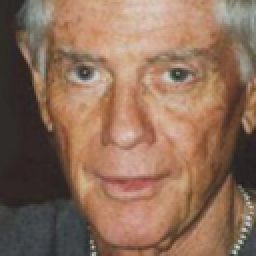
#> input picture Images/11.png_face.png, 128 x 128 px, found by its file name (shown 2 times larger)
$ python test.py
#> lines starting #> are read from the running program, lines starting #| are printed output that depends on the picture
import cv2
import numpy as np
from matplotlib import pyplot as plt
from PIL import Image


def arrayToHist(grayArray, nums):  # 将灰度数组映射为直方图字典,nums表示灰度的数量级
    if len(grayArray.shape) != 2:
        print("length error")
        return None
    w, h = grayArray.shape
    hist = {}
    for k in range(nums):
        hist[k] = 0
    for i in range(w):
        for j in range(h):
            if hist.get(grayArray[i][j]) is None:
                hist[grayArray[i][j]] = 0
            hist[grayArray[i][j]] += 1
    # normalize
    n = w * h
    for key in hist.keys():
        hist[key] = float(hist[key]) / n
    return hist


def drawHist(hist, name):  # 传入的直方图要求是个字典，每个灰度对应着概率
    keys = hist.keys()
    values = hist.values()
    x_size = len(hist) - 1  # x轴长度，也就是灰度级别
    axis_params = [0, x_size]

    # plt.figure()
    if name is not None:
        plt.title(name)
    plt.bar(tuple(keys), tuple(values))  # 绘制直方图
    # plt.show()


def histMatch(grayArray, h_d):  # 直方图匹配函数，接受原始图像和目标灰度直方图
    # 计算累计直方图
    tmp = 0.0
    h_acc = h_d.copy()
    for i in range(256):
        tmp += h_d[i]
        h_acc[i] = tmp

    h1 = arrayToHist(grayArray, 256)  # 原图的直方图
    tmp = 0.0
    h1_acc = h1.copy()
    for i in range(256):
        tmp += h1[i]
        h1_acc[i] = tmp
    # 计算映射
    M = np.zeros(256)
    for i in range(256):
        idx = 0
        minv = 1
        for j in h_acc:
            if np.fabs(h_acc[j] - h1_acc[i]) < minv:
                minv = np.fabs(h_acc[j] - h1_acc[i])
                idx = int(j)
        M[i] = idx
    des = M[grayArray]
    return des


if __name__ == '__main__':
    # imdir = "D:/AoriginallyD/Cardiff-year3/final_project/SfSNet-Pytorch/Images/11.png_face.png"
    # imdir_match = "D:/AoriginallyD/Cardiff-year3/final_project/SfSNet-Pytorch/Images/4.png_face.png"

    img = cv2.imread("D:/AoriginallyD/Cardiff-year3/final_project/SfSNet-Pytorch/Images/11.png_face.png")
#> img is the input picture: shape (128, 128, 3); mean B, G, R 89.2, 109.3, 140.8
    img_match = cv2.imread("D:/AoriginallyD/Cardiff-year3/final_project/SfSNet-Pytorch/Images/4.png_face.png")
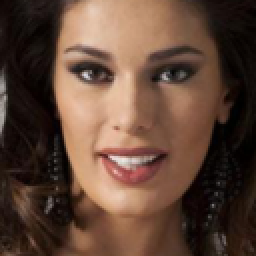
#> input picture Images/4.png_face.png, 128 x 128 px, found by its file name (shown 2 times larger)
#> img_match is the input picture: shape (128, 128, 3); mean B, G, R 55.7, 69.9, 96.3
    b, g, r = cv2.split(img)
    bm, gm, rm = cv2.split(img_match)
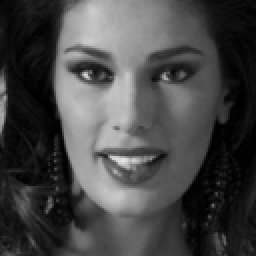
#> gm: shape (128, 128) (shown 2 times larger); min 0, max 231, mean 69.9
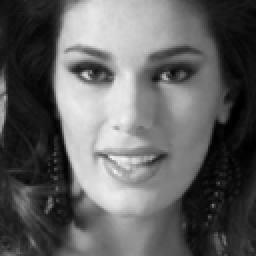
#> rm: shape (128, 128) (shown 2 times larger); min 0, max 244, mean 96.3

    # [10 lines of commented-out code are left out]
    plt.figure(dpi=100, figsize=(25, 25))

    # 原始图和直方图 ---------------------------B------------------------------
    plt.subplot(6, 3, 1)
    plt.title("original img")
    plt.imshow(b, cmap="gray")

    plt.subplot(6, 3, 4)
    hist_s = arrayToHist(b, 256)
#> hist_s = 256 items
    drawHist(hist_s, "original histogram")
#> in drawHist, `x_size = len(hist) - 1`: x_size = 255
#> in drawHist, `axis_params = [0, x_size]`: axis_params = [0, 255]

    # match图和其直方图
    plt.subplot(6, 3, 2)
    plt.title("match img")
    plt.imshow(bm, cmap="gray")

    plt.subplot(6, 3, 5)
    hist_m = arrayToHist(bm, 256)
#> hist_m = 256 items
    drawHist(hist_m, "match histogram")

    # match后的图片及其直方图
    im_d_b = histMatch(b, hist_m)  # 将目标图的直方图用于给原图做均衡，也就实现了match
#> the loop in histMatch, `for i in range(256):` made 256 passes
#> tmp on passes 1 to 3: 0.0204, 0.0381, 0.0574
#> after the loop in histMatch, `for i in range(256):`: tmp = 1
#> in histMatch, `h1 = arrayToHist(grayArray, 256)`: h1 = 256 items
#> the loop in histMatch, `for i in range(256):` made 256 passes
#> tmp on passes 1 to 3: 0, 0, 0
#> after the loop in histMatch, `for i in range(256):`: tmp = 1
#> after the loop in histMatch, `for i in range(256):`: M = 256 values from 0 to 225
    plt.subplot(7, 3, 3)
    plt.title("img after match")
    plt.imshow(im_d_b, cmap="gray")

    plt.subplot(7, 3, 6)
    hist_d = arrayToHist(im_d_b, 256)
#> hist_d = 256 items
    drawHist(hist_d, "histogram after match")

    # 原始图和直方图------------------------------G---------------------------
    plt.subplot(7, 3, 7)
    plt.title("original img")
    plt.imshow(g)

    plt.subplot(7, 3, 10)
    hist_s = arrayToHist(g, 256)
    drawHist(hist_s, "original histogram")

    # match图和其直方图
    plt.subplot(7, 3, 8)
    plt.title("match img")
    plt.imshow(gm)

    plt.subplot(7, 3, 11)
    hist_m = arrayToHist(gm, 256)
    drawHist(hist_m, "match histogram")

    # match后的图片及其直方图
    im_d_g = histMatch(g, hist_m)  # 将目标图的直方图用于给原图做均衡，也就实现了match
#> the loop in histMatch (call 2), `for i in range(256):` made 256 passes
#> tmp on passes 1 to 3: 0.00598, 0.0168, 0.0301
#> after the loop in histMatch (call 2), `for i in range(256):`: tmp = 1
#> the loop in histMatch (call 2), `for i in range(256):` made 256 passes
#> after the loop in histMatch (call 2), `for i in range(256):`: M = 256 values from 0 to 231
#> in histMatch (call 2), `des = M[grayArray]`:
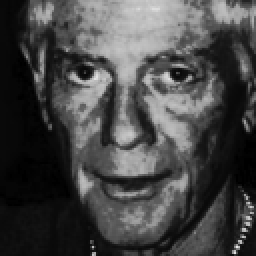
#> des: shape (128, 128) float64 (shown 2 times larger); min 0, max 231, mean 70.2
    plt.subplot(7, 3, 9)
    plt.title("img after match")
    plt.imshow(im_d_g)

    plt.subplot(7, 3, 12)
    hist_d = arrayToHist(im_d_g, 256)
    drawHist(hist_d, "histogram after match")

    # 原始图和直方图 -------------------------------------R----------------------
    plt.subplot(7, 3, 13)
    plt.title("original img")
    plt.imshow(r)

    plt.subplot(7, 3, 16)
    hist_s = arrayToHist(r, 256)
    drawHist(hist_s, "original histogram")

    # match图和其直方图
    plt.subplot(7, 3, 14)
    plt.title("match img")
    plt.imshow(rm)

    plt.subplot(7, 3, 17)
    hist_m = arrayToHist(rm, 256)
    drawHist(hist_m, "match histogram")

    # match后的图片及其直方图
    im_d_r = histMatch(r, hist_m)  # 将目标图的直方图用于给原图做均衡，也就实现了match
#> the loop in histMatch (call 3), `for i in range(256):` made 256 passes
#> tmp on passes 1 to 3: 0.00177, 0.00415, 0.00629
#> after the loop in histMatch (call 3), `for i in range(256):`: tmp = 1
#> the loop in histMatch (call 3), `for i in range(256):` made 256 passes
#> after the loop in histMatch (call 3), `for i in range(256):`: M = 256 values from 0 to 244
#> in histMatch (call 3), `des = M[grayArray]`:
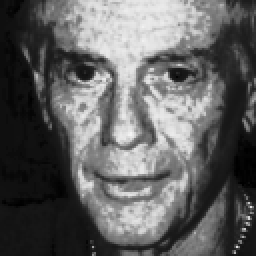
#> des: shape (128, 128) float64 (shown 2 times larger); min 0, max 244, mean 96.8
    plt.subplot(7, 3, 15)
    plt.title("img after match")
    plt.imshow(im_d_r)

    plt.subplot(7, 3, 18)
    hist_d = arrayToHist(im_d_r, 256)
    drawHist(hist_d, "histogram after match")

    # -----------------------------------------------------
    plt.subplot(7, 3, 19)
    plt.imshow(img)

    im_d_b = im_d_b.astype(np.uint8)
    im_d_g = im_d_g.astype(np.uint8)
    im_d_r = im_d_g.astype(np.uint8)

    plt.subplot(7, 3, 20)
    img_after_match = cv2.merge([b, g, im_d_r])
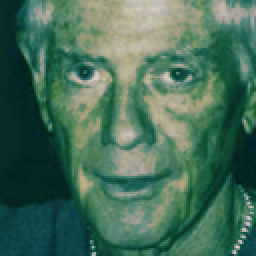
#> img_after_match: shape (128, 128, 3) (shown 2 times larger); mean of channels 0, 1, 2 89.2, 109.3, 70.2; drawn as B, G, R
    plt.imshow(img_after_match)

    plt.show()
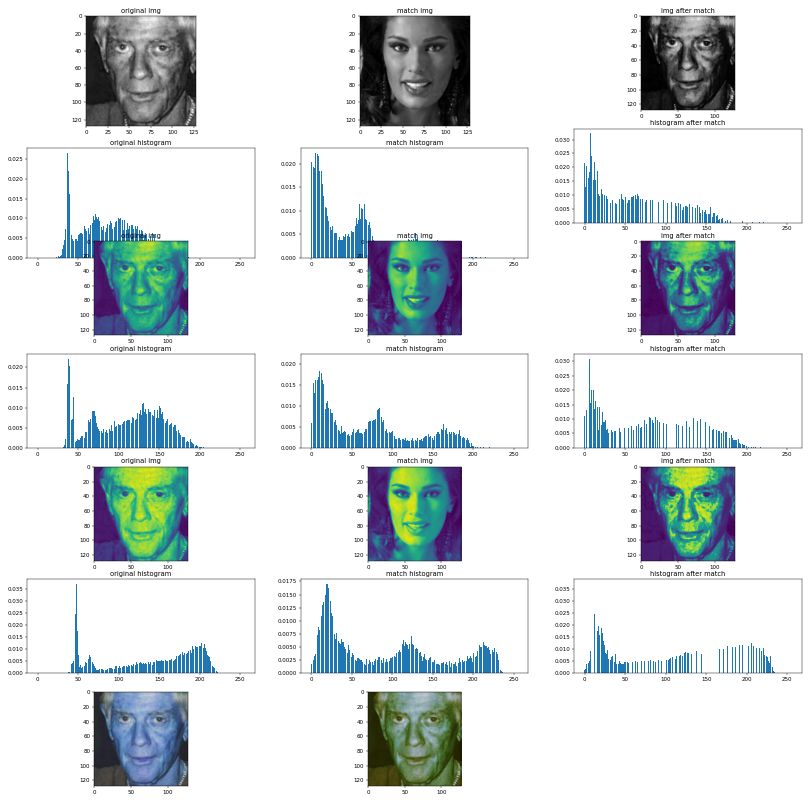
#> figure drawn by matplotlib, 20 panels; B, G, R data is drawn as R, G, B; panel 2: tallest bar 0.0265 high, from x = 36.6 to 37.4; panel 4: tallest bar 0.0222 high, from x = 4.6 to 5.4; panel 6: tallest bar 0.0323 high, from x = 6.6 to 7.4; panel 8: tallest bar 0.0222 high, from x = 37.6 to 38.4
    # [13 lines of commented-out code are left out]
